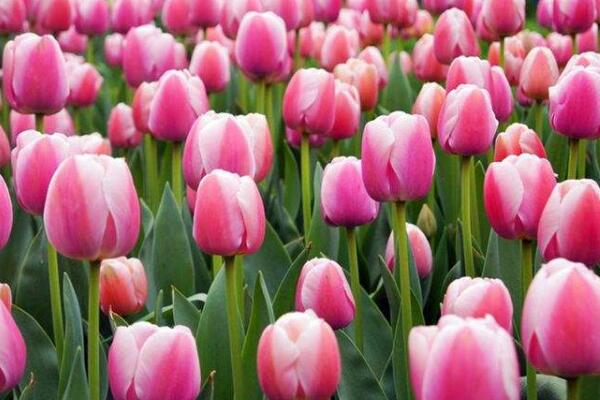
#> input picture 8-1Q015154440-50.jpg, 600 x 400 px
$ python predict.py
#> lines starting #> are read from the running program, lines starting #| are printed output that depends on the picture
from model import AlexNet_v1, AlexNet_v2
from PIL import Image
import numpy as np
import json
import matplotlib.pyplot as plt

im_height = 224
im_width = 224

# load image
img = Image.open("8-1Q015154440-50.jpg")
#> img is the input picture: PIL image 600x400 RGB; mean R, G, B 158.8, 106.1, 112.2
# resize image to 224x224
img = img.resize((im_width, im_height))
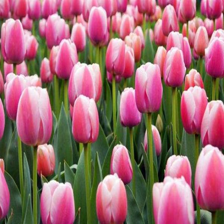
#> img: PIL image 224x224 RGB; mean R, G, B 158.8, 106.1, 112.2
plt.imshow(img)

# scaling pixel value to (0-1)
img = np.array(img) / 255.
#> img: shape (224, 224, 3) float64

# Add the image to a batch where it's the only member.
img = (np.expand_dims(img, 0))

# read class_indict
try:
    json_file = open('./class_indices.json', 'r')
    class_indict = json.load(json_file)
except Exception as e:
    print(e)
#> (the run stopped early here; a loop or call above may not have finished)
